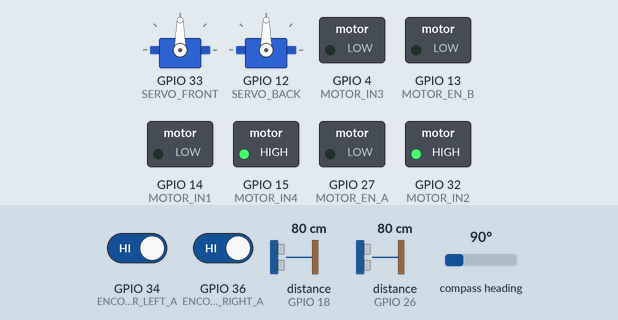
This sketch was run on a simulated ESP32. On the bench: 2 × servo, switched loads named in the sketch (green lamp = pin HIGH). Wiring (inferred from the names in the program): 2 × ultrasonic range finder: trigger GPIO 5, echo GPIO 18 / trigger GPIO 25, echo GPIO 26. The inputs (shaded band) are chosen by the test bench; at power-on: GPIO 34 (ENCODER_LEFT_A) HIGH, GPIO 36 (ENCODER_RIGHT_A) HIGH, distance to the obstacle (sensors on GPIO 18, GPIO 26) 80 cm, compass heading 90°. The echo pulse lasts 58.3 µs per cm; pins used as bus, display or sensor lines are not drawn; what the sketch prints to the serial monitor is not drawn.

Above: at 0.05 s.
At 2.3 s:
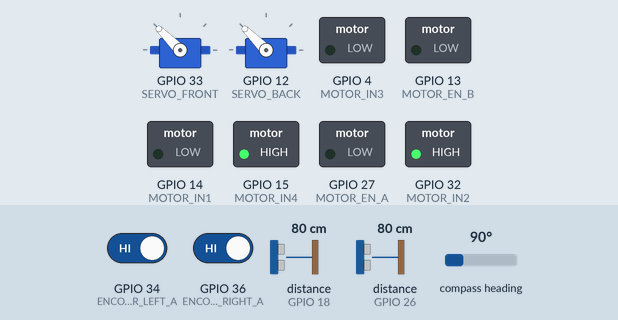
At 7.35 s:
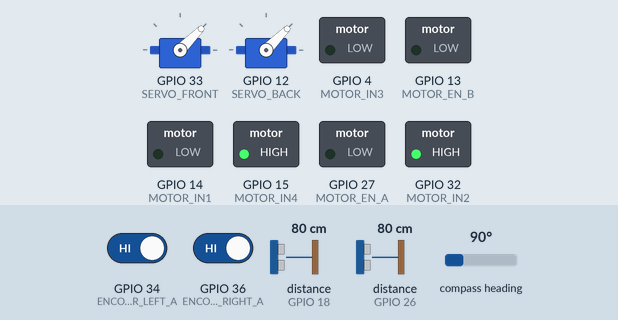
Timing chart, 0 to 9.6 s (numbered marks = the images above):
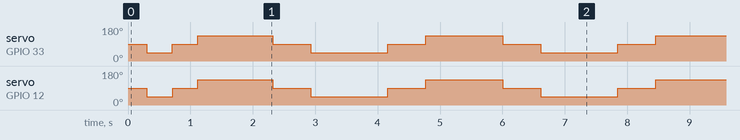

Measured:
- by itself, servo on GPIO 33 (SERVO_FRONT), servo on GPIO 12 (SERVO_BACK): moves between 45° and 135°, repeating every 7.4 s

The sketch:

slave.ino
```cpp
/*
 * ============================================================
 *  SWARM ROBOTICS — SLAVE BOT FIRMWARE
 *  ESP32 | Bot ID: 2  (change BOT_ID to 3 for the third bot)
 *
 *  Role  : Follows the master bot's recorded path waypoints
 *          using PID navigation. Maintains a set distance
 *          behind the previous bot in the chain.
 *          Also shares its own position with all peers.
 *
 *  Change BOT_ID and update PEER_MAC_MASTER / PEER_MAC_OTHER
 *  for each physical unit.
 *
 *  Author: (Your Name)
 *  Date  : 2025
 * ============================================================
 */

#include <esp_now.h>
#include <WiFi.h>
#include <ESP32Servo.h>
#include <QMC5883LCompass.h>
#include <Wire.h>

// ─────────────────────────────────────────
//  BOT CONFIG  — change per unit
// ─────────────────────────────────────────
#define BOT_ID        2      // ← change to 3 for slave 2
#define NUM_BOTS      3
#define FOLLOW_DELAY  2      // how many waypoints behind master to target
                             // Bot2 = 2, Bot3 = 4 keeps them spaced

// ─────────────────────────────────────────
//  PINS  (same PCB layout on all bots)
// ─────────────────────────────────────────
#define ENCODER_LEFT_A   34
#define ENCODER_RIGHT_A  36

#define TRIG_FRONT  5
#define ECHO_FRONT  18
#define SERVO_FRONT 33
#define TRIG_BACK   25
#define ECHO_BACK   26
#define SERVO_BACK  12

#define MOTOR_EN_A  27
#define MOTOR_IN1   14
#define MOTOR_IN2   32
#define MOTOR_EN_B  13
#define MOTOR_IN3    4
#define MOTOR_IN4   15

// ─────────────────────────────────────────
//  WHEEL / ENCODER CONSTANTS
// ─────────────────────────────────────────
#define WHEEL_RADIUS_CM  3.3f
#define WHEEL_BASE_CM    14.0f
#define PULSES_PER_REV   330.0f
#define PI               3.14159265f

// ─────────────────────────────────────────
//  PID TUNING
// ─────────────────────────────────────────
#define KP_DIST   0.9f
#define KI_DIST   0.03f
#define KD_DIST   0.25f
#define KP_ANGLE  1.3f
#define KI_ANGLE  0.08f
#define KD_ANGLE  0.35f

#define BASE_SPEED         150
#define MAX_SPEED          220
#define POSITION_THRESH    4.0f   // cm — "arrived at waypoint"
#define ANGLE_THRESH       5.0f   // degrees

// ─────────────────────────────────────────
//  SENSOR CONFIG
// ─────────────────────────────────────────
#define SCAN_INTERVAL         300
#define SERVO_SETTLE          100
#define DISTANCE_THRESHOLD    50
#define EMERGENCY_STOP_DIST   20
#define OBSTACLE_CONFIRM_MS   1500

// ─────────────────────────────────────────
//  COMMS
// ─────────────────────────────────────────
#define BEACON_INTERVAL  150
#define BOT_TIMEOUT      1500

// ─────────────────────────────────────────
//  PEER MAC ADDRESSES  (update to match)
// ─────────────────────────────────────────
uint8_t masterMac[] = {0xAA, 0xBB, 0xCC, 0x11, 0x22, 0x33};  // Master Bot 1
uint8_t peerMac[]   = {0x24, 0x6F, 0x28, 0xAB, 0xCD, 0xEF};  // Other slave

// ─────────────────────────────────────────
//  DATA STRUCTURES
// ─────────────────────────────────────────
typedef struct {
  int   botID;
  float x, y;
  float orientation;
  int   state;
  float velocity;
  float wpX, wpY;
  int   wpIndex;
  unsigned long timestamp;
} BotMessage;

BotMessage myData;
BotMessage peerData[NUM_BOTS + 1];

// Local waypoint buffer  (slave fills from master messages)
#define MAX_WAYPOINTS 30
typedef struct { float x, y; } Waypoint;
Waypoint wpBuffer[MAX_WAYPOINTS];
int wpCount  = 0;
int wpCursor = 0;  // current target index in buffer

// ─────────────────────────────────────────
//  SENSORS
// ─────────────────────────────────────────
typedef struct {
  Servo        servo;
  int          trigPin, echoPin;
  const char*  label;
  int          angles[5]      = {0, 45, 90, 135, 180};
  int          currentIdx     = 0;
  int          direction      = 1;
  unsigned long lastScanTime  = 0;
  bool         waitSettle     = false;
  long         lastDist[5]    = {999,999,999,999,999};
  bool         obstacle[5]    = {false};
  unsigned long firstDetect[5]= {0};
} SensorUnit;

SensorUnit frontSensor = {.trigPin=TRIG_FRONT, .echoPin=ECHO_FRONT, .label="F"};
SensorUnit backSensor  = {.trigPin=TRIG_BACK,  .echoPin=ECHO_BACK,  .label="B"};

// ─────────────────────────────────────────
//  STATE & POSITION
// ─────────────────────────────────────────
volatile long leftEnc  = 0;
volatile long rightEnc = 0;
QMC5883LCompass compass;
float posX    = 0, posY = 0;
float heading = 0;

float pidDistPrevErr   = 0, pidDistIntegral   = 0;
float pidAnglePrevErr  = 0, pidAngleIntegral  = 0;

unsigned long lastBeacon = 0;
bool masterConnected     = false;
bool emergencyStopped    = false;

// ─────────────────────────────────────────
//  ISR
// ─────────────────────────────────────────
void IRAM_ATTR isrLeft()  { leftEnc++;  }
void IRAM_ATTR isrRight() { rightEnc++; }

// ─────────────────────────────────────────
//  MOTOR
// ─────────────────────────────────────────
void setMotors(int L, int R) {
  L = constrain(L, -255, 255);
  R = constrain(R, -255, 255);
  analogWrite(MOTOR_EN_A, abs(L));
  analogWrite(MOTOR_EN_B, abs(R));
  digitalWrite(MOTOR_IN1, L > 0 ? HIGH : LOW);
  digitalWrite(MOTOR_IN2, L > 0 ? LOW  : HIGH);
  digitalWrite(MOTOR_IN3, R > 0 ? HIGH : LOW);
  digitalWrite(MOTOR_IN4, R > 0 ? LOW  : HIGH);
}

// ─────────────────────────────────────────
//  SENSOR
// ─────────────────────────────────────────
long getDistance(int trig, int echo) {
  digitalWrite(trig, LOW);  delayMicroseconds(2);
  digitalWrite(trig, HIGH); delayMicroseconds(10);
  digitalWrite(trig, LOW);
  long d = pulseIn(echo, HIGH, 25000);
  return (d == 0) ? 999 : d * 0.034 / 2;
}

void updateSensor(SensorUnit &s) {
  unsigned long now = millis();
  if (s.waitSettle) {
    if (now - s.lastScanTime > SERVO_SETTLE) {
      int  idx = s.currentIdx;
      long d   = getDistance(s.trigPin, s.echoPin);
      s.lastDist[idx] = d;
      if (d < DISTANCE_THRESHOLD) {
        if (s.firstDetect[idx] == 0) s.firstDetect[idx] = now;
        if (now - s.firstDetect[idx] > OBSTACLE_CONFIRM_MS) s.obstacle[idx] = true;
      } else {
        s.firstDetect[idx] = 0;
        s.obstacle[idx]    = false;
      }
      s.waitSettle   = false;
      s.lastScanTime = now;
    }
  } else if (now - s.lastScanTime > SCAN_INTERVAL) {
    s.currentIdx += s.direction;
    if (s.currentIdx >= 4) { s.direction = -1; s.currentIdx = 3; }
    else if (s.currentIdx <= 0) { s.direction = 1; s.currentIdx = 1; }
    s.servo.write(s.angles[s.currentIdx]);
    s.waitSettle   = true;
    s.lastScanTime = now;
  }
}

bool checkEmergency() {
  for (int i = 0; i < 5; i++) {
    if (frontSensor.obstacle[i] && frontSensor.lastDist[i] < EMERGENCY_STOP_DIST) return true;
    if (backSensor.obstacle[i]  && backSensor.lastDist[i]  < EMERGENCY_STOP_DIST) return true;
  }
  return false;
}

// ─────────────────────────────────────────
//  POSITION
// ─────────────────────────────────────────
void updateCompass() {
  compass.read();
  heading = compass.getAzimuth();
}

void updateOdometry() {
  static long prevL = 0, prevR = 0;
  static unsigned long lastT = 0;
  unsigned long now = millis();
  if (now - lastT < 80) return;

  noInterrupts();
  long cL = leftEnc; long cR = rightEnc;
  interrupts();

  long dL = cL - prevL; long dR = cR - prevR;
  prevL = cL; prevR = cR; lastT = now;

  float distL = 2 * PI * WHEEL_RADIUS_CM * dL / PULSES_PER_REV;
  float distR = 2 * PI * WHEEL_RADIUS_CM * dR / PULSES_PER_REV;
  float dist  = (distL + distR) / 2.0f;
  float rad   = heading * PI / 180.0f;
  posX += dist * cos(rad);
  posY += dist * sin(rad);
  myData.velocity = dist / max((float)(now - lastT) / 1000.0f, 0.001f);
}

// ─────────────────────────────────────────
//  PID NAVIGATION
// ─────────────────────────────────────────
/*  Returns true when waypoint is reached  */
bool navigateTo(float tx, float ty) {
  float ex = tx - posX;
  float ey = ty - posY;
  float dist = sqrt(ex*ex + ey*ey);
  if (dist < POSITION_THRESH) {
    setMotors(0, 0);
    pidDistIntegral  = 0; pidDistPrevErr  = 0;
    pidAngleIntegral = 0; pidAnglePrevErr = 0;
    return true;
  }

  // --- Angle PID ---
  float targetHdg = atan2(ey, ex) * 180.0f / PI;
  if (targetHdg < 0) targetHdg += 360.0f;
  float angleErr = targetHdg - heading;
  if (angleErr >  180) angleErr -= 360;
  if (angleErr < -180) angleErr += 360;

  pidAngleIntegral += angleErr;
  pidAngleIntegral  = constrain(pidAngleIntegral, -200, 200);
  float dAngle      = angleErr - pidAnglePrevErr;
  float angleOut    = KP_ANGLE * angleErr + KI_ANGLE * pidAngleIntegral + KD_ANGLE * dAngle;
  pidAnglePrevErr   = angleErr;
  angleOut = constrain(angleOut, -100, 100);

  // --- Distance PID ---
  pidDistIntegral += dist;
  pidDistIntegral  = constrain(pidDistIntegral, 0, 500);
  float dDist      = dist - pidDistPrevErr;
  float distOut    = KP_DIST * dist + KI_DIST * pidDistIntegral + KD_DIST * dDist;
  pidDistPrevErr   = dist;
  distOut = constrain(distOut, 0, BASE_SPEED);

  // Motor mixing
  int L = (int)(distOut - angleOut);
  int R = (int)(distOut + angleOut);
  L = constrain(L, -MAX_SPEED, MAX_SPEED);
  R = constrain(R, -MAX_SPEED, MAX_SPEED);
  setMotors(L, R);
  return false;
}

// ─────────────────────────────────────────
//  WAYPOINT MANAGEMENT
// ─────────────────────────────────────────
void ingestMasterWaypoint(const BotMessage &msg) {
  // Append new waypoint from master if it's new
  if (wpCount == 0 || wpBuffer[(wpCount - 1) % MAX_WAYPOINTS].x != msg.wpX
                   || wpBuffer[(wpCount - 1) % MAX_WAYPOINTS].y != msg.wpY) {
    wpBuffer[wpCount % MAX_WAYPOINTS] = {msg.wpX, msg.wpY};
    wpCount++;
  }
}

bool followPath() {
  // Calculate which waypoint this slave should aim for
  // (FOLLOW_DELAY waypoints behind master's latest)
  int masterLatest = wpCount - 1;
  int targetIdx    = masterLatest - FOLLOW_DELAY;
  if (targetIdx < 0 || wpCount == 0) return false;   // nothing yet

  int bufIdx = targetIdx % MAX_WAYPOINTS;
  if (navigateTo(wpBuffer[bufIdx].x, wpBuffer[bufIdx].y)) {
    // Advance cursor toward master
    if (wpCursor < masterLatest - FOLLOW_DELAY)
      wpCursor++;
  }
  return true;
}

// ─────────────────────────────────────────
//  ESP-NOW
// ─────────────────────────────────────────
void OnSent(const uint8_t*, esp_now_send_status_t s) {
  if (s != ESP_NOW_SEND_SUCCESS) Serial.println("[ESPNOW] Send fail");
}

void OnRecv(const esp_now_recv_info_t*, const uint8_t* data, int len) {
  BotMessage msg;
  memcpy(&msg, data, sizeof(msg));
  if (msg.botID < 1 || msg.botID > NUM_BOTS) return;
  peerData[msg.botID] = msg;

  if (msg.botID == 1) {  // from master
    masterConnected = true;
    ingestMasterWaypoint(msg);
  }
}

void initESPNow() {
  WiFi.mode(WIFI_STA);
  WiFi.disconnect();
  if (esp_now_init() != ESP_OK) { Serial.println("[ESPNOW] Init failed"); ESP.restart(); }
  esp_now_register_send_cb(OnSent);
  esp_now_register_recv_cb(OnRecv);
  esp_now_peer_info_t p = {};
  p.channel = 0; p.encrypt = false;
  memcpy(p.peer_addr, masterMac, 6); esp_now_add_peer(&p);
  memcpy(p.peer_addr, peerMac,   6); esp_now_add_peer(&p);
}

void sendBeacon() {
  myData.botID       = BOT_ID;
  myData.x           = posX;
  myData.y           = posY;
  myData.orientation = heading;
  myData.timestamp   = millis();
  myData.wpIndex     = wpCursor;
  esp_now_send(masterMac, (uint8_t*)&myData, sizeof(myData));
  esp_now_send(peerMac,   (uint8_t*)&myData, sizeof(myData));
}

// ─────────────────────────────────────────
//  SETUP
// ─────────────────────────────────────────
void setup() {
  Serial.begin(115200);

  pinMode(TRIG_FRONT, OUTPUT); pinMode(ECHO_FRONT, INPUT);
  pinMode(TRIG_BACK,  OUTPUT); pinMode(ECHO_BACK,  INPUT);

  pinMode(MOTOR_EN_A, OUTPUT); pinMode(MOTOR_IN1, OUTPUT); pinMode(MOTOR_IN2, OUTPUT);
  pinMode(MOTOR_EN_B, OUTPUT); pinMode(MOTOR_IN3, OUTPUT); pinMode(MOTOR_IN4, OUTPUT);
  setMotors(0, 0);

  pinMode(ENCODER_LEFT_A,  INPUT_PULLUP);
  pinMode(ENCODER_RIGHT_A, INPUT_PULLUP);
  attachInterrupt(digitalPinToInterrupt(ENCODER_LEFT_A),  isrLeft,  RISING);
  attachInterrupt(digitalPinToInterrupt(ENCODER_RIGHT_A), isrRight, RISING);

  Wire.begin();
  compass.init();
  compass.setCalibration(-200, 110, -500, 300, -200, 200);

  initESPNow();

  frontSensor.servo.setPeriodHertz(50); backSensor.servo.setPeriodHertz(50);
  frontSensor.servo.attach(SERVO_FRONT); backSensor.servo.attach(SERVO_BACK);
  frontSensor.servo.write(90); backSensor.servo.write(90);

  memset(peerData, 0, sizeof(peerData));
  Serial.printf("[SLAVE %d] Ready. Waiting for master...\n", BOT_ID);
}

// ─────────────────────────────────────────
//  LOOP
// ─────────────────────────────────────────
void loop() {
  updateCompass();
  updateOdometry();
  updateSensor(frontSensor);
  updateSensor(backSensor);

  // Check master connection
  masterConnected = (millis() - peerData[1].timestamp < BOT_TIMEOUT);
  if (!masterConnected) {
    setMotors(0, 0);
    Serial.println("[SLAVE] Master lost — waiting...");
    delay(200);
    return;
  }

  // Emergency obstacle stop (non-blocking version)
  if (checkEmergency()) {
    if (!emergencyStopped) {
      setMotors(0, 0);
      Serial.println("[SLAVE] EMERGENCY STOP");
      emergencyStopped = true;
    }
  } else {
    emergencyStopped = false;
    // Follow master path
    if (!followPath()) {
      setMotors(0, 0);  // no waypoints yet
    }
  }

  // Beacon
  if (millis() - lastBeacon >= BEACON_INTERVAL) {
    sendBeacon();
    lastBeacon = millis();
  }

  delay(5);
}
```
